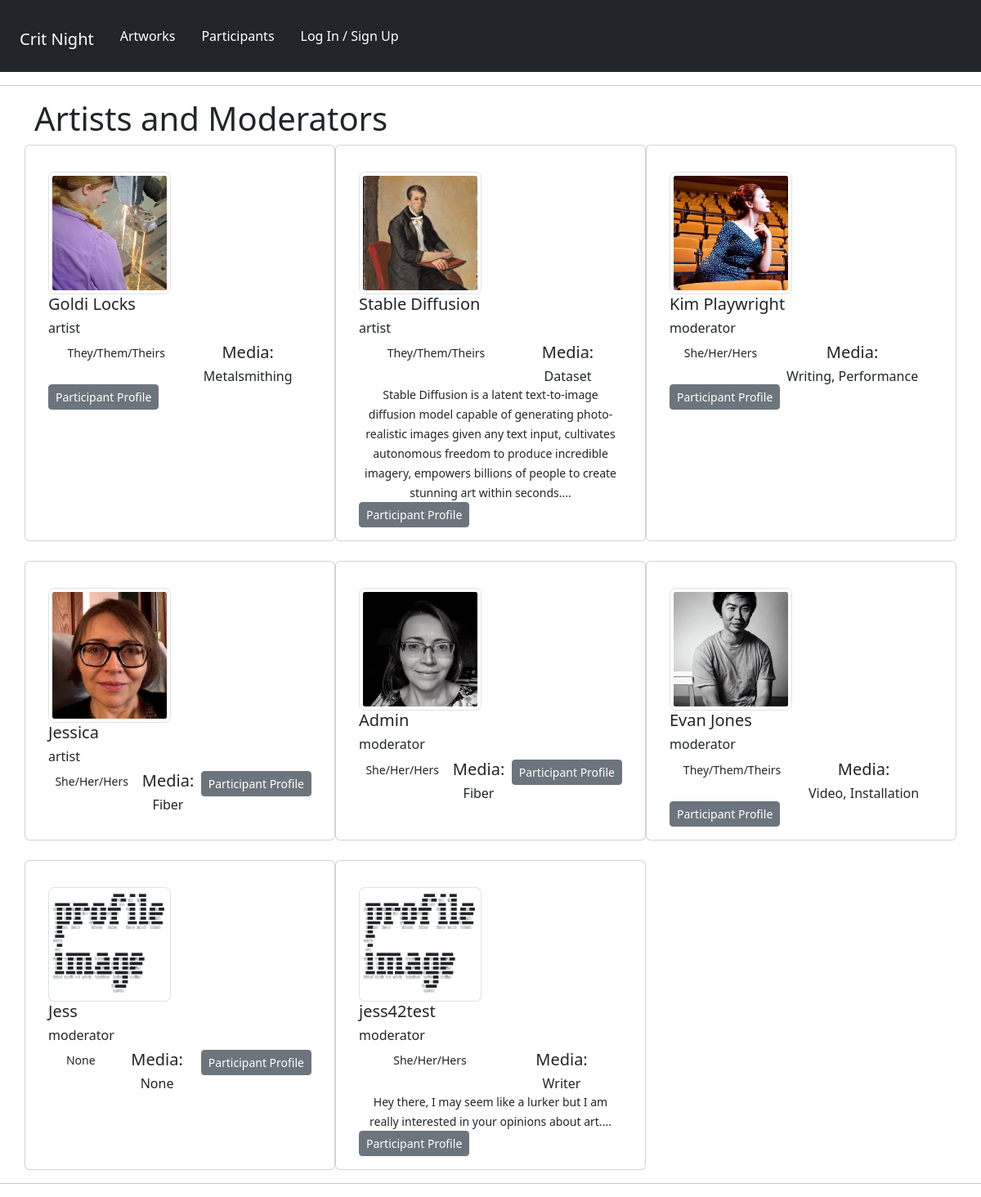
Page /panelists/ on the earlier database version.
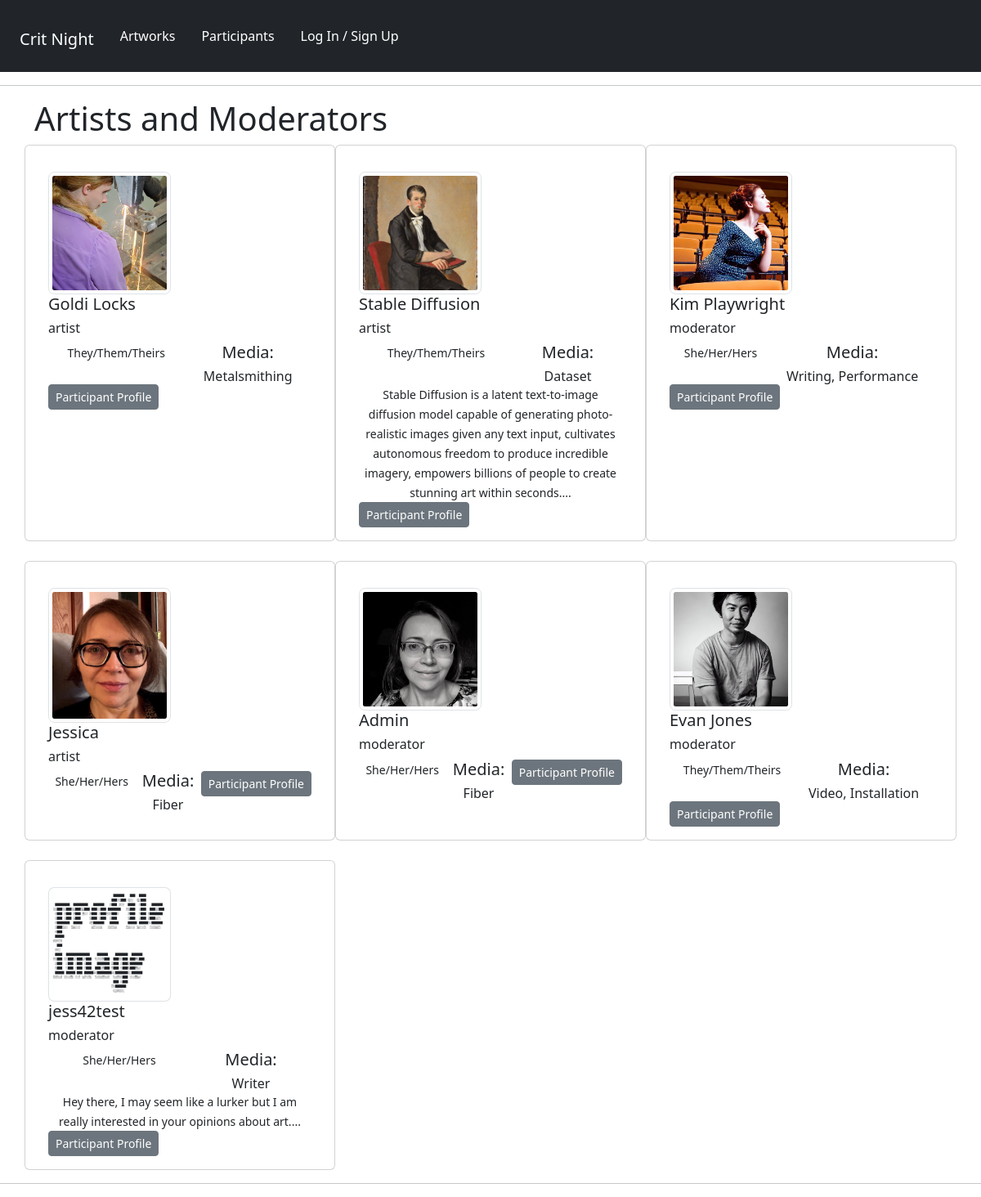
Same page on the later database version.
### panelists/models.py (models this page shows, shortened)
class Profile(models.Model):
    user = models.OneToOneField(User, on_delete=models.CASCADE, null=True, blank=True)
    name = models.CharField(max_length=200, null=True, blank=True)
    ROLE_TYPE = (
        ("moderator", "Moderator"),
        ("artist", "Artist"),
    )
    role = models.CharField(max_length=200, null=True, choices=ROLE_TYPE)
    media = models.CharField(max_length=200, null=True, blank=True)
    email = models.EmailField(max_length=500, null=True, blank=True)
    username = models.CharField(max_length=200, null=True, blank=True)
    pronouns = models.CharField(max_length=200, null=True, blank=True)
    brief_bio = models.TextField(max_length=1500, null=True, blank=True)
    profile_image = models.ImageField(
        null=True,
        blank=True,
        upload_to="profiles/",
        default="profiles/default-profile.png",
    )
    website = models.CharField(max_length=200, null=True, blank=True)
    social_insta = models.CharField(max_length=200, blank=True, null=True)
    social_twitter = models.CharField(max_length=200, blank=True, null=True)
    social_other = models.CharField(max_length=200, blank=True, null=True)
    created = models.DateTimeField(auto_now_add=True)
    id = models.UUIDField(
        default=uuid.uuid4, unique=True, primary_key=True, editable=False
    )

### panelists/views.py (the view)
# urls.py: path("", views.profiles, name="profiles"),
def profiles(request):
    profiles = Profile.objects.all()
    context = {"profiles": profiles}
    return render(request, "panelists/profiles.html", context)

### panelists/templates/panelists/profiles.html (shortened to what this page needs)
{% extends 'main.html' %}
{% block content %}
      <div class="container">
        <h1>Artists and Moderators</h1>
        <div class="row row-cols-1 row-cols-md-3 g-4">
            {% for profile in profiles %}
              <div class="card">
                <div class="card-body">
                  <img src="{{ profile.profile_image.url  }}" class="card-img-top img-thumbnail" style="max-width: 150px; border-radius:5%;"  alt="profile image">
                  <h5 class="card-title">{{profile.name}}</h5>
                  <h6 class="card-title">{{profile.role}}</h6>
                      <ul class="nav nav-pills nav-fill art-skills">
                        <li class="nav-item">
                          <p class="card-text"><small>{{profile.pronouns}}</small></p>
                        </li>
                        <li class="nav-item">
                          <h5>Media:</h5>
                          <h6 class="card-text">{{profile.media}}</h6>
                        </li>
                        {% if profile.brief_bio %}
                          <li class="nav-item">
                            <p class="card-text"><small>{{profile.brief_bio|slice:"300"}}...</small></p>
                          </li>
                        {% endif %}
                        <li>
                          <a href="{% url 'user-profile' profile.id %}" class="btn btn-secondary btn-sm">Participant Profile</a>
                        </li>
                      </ul>
                </div>
              </div>
            {% endfor %}
        </div>
      </div>
{% endblock %}

Differences in the rows shown:
removed Profile: profile_image (placeholder picture), name "Jess", role "moderator", pronouns "None", media "None"
